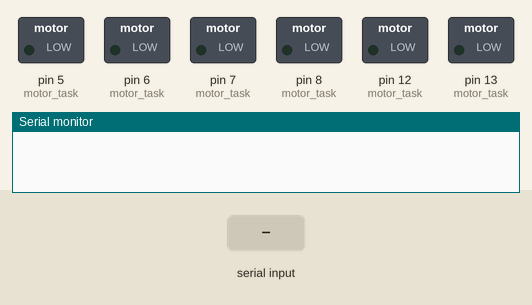
Bench run of a program on a simulated Arduino Uno, built with avr-gcc and run on an emulated ATmega328P. Shown: switched loads named in the program (green lamp = pin HIGH), the last lines printed to the serial monitor. The inputs (shaded band) are chosen by the test bench.

Above: at 0.8 s.
0.9 s: "U" received over the second serial link
At 1.2 s:
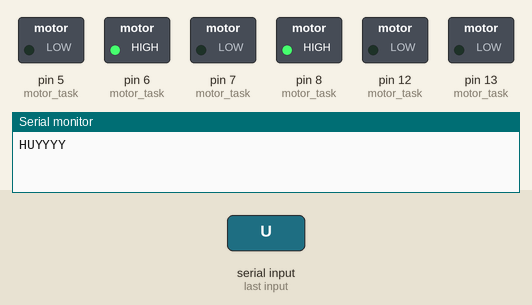
2.4 s: "R" received over the second serial link
At 3.6 s:
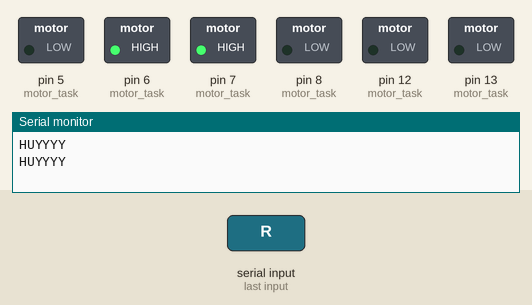
3.9 s: "B" received over the second serial link
At 4.7 s:
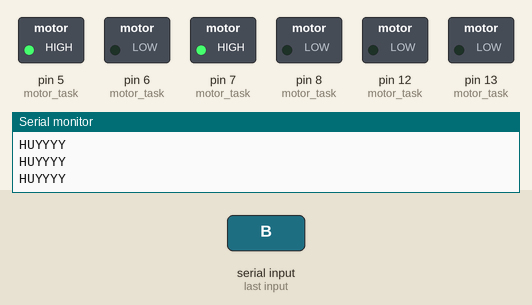
5.4 s: "L" received over the second serial link
At 5.9 s:
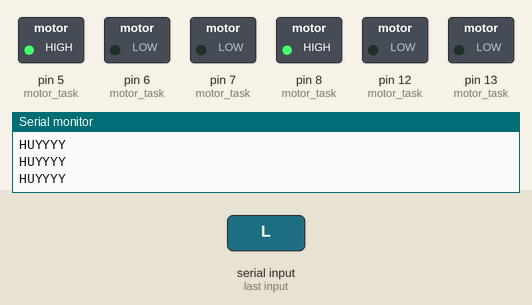
6.9 s: "Q" received over the second serial link
At 8.1 s:
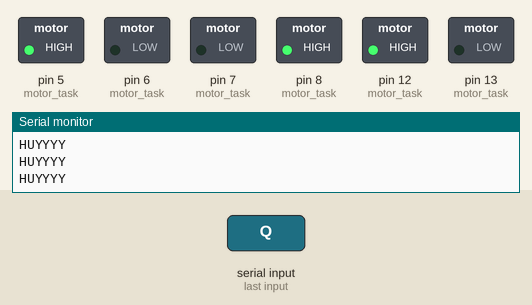
8.4 s: "C" received over the second serial link
At 9.4 s:
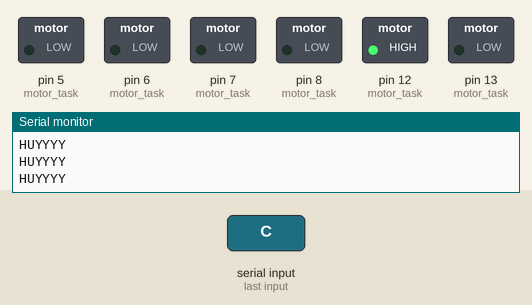
Timing chart, 0 to 10.9 s (numbered marks = the images above; inputs shaded):
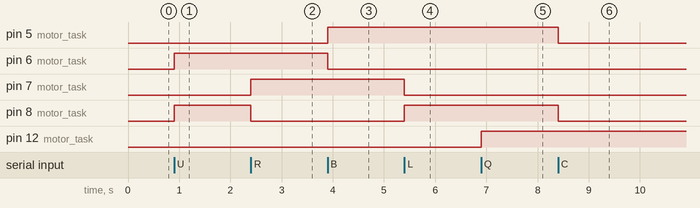

The program:

main.cpp
```cpp
#include <Arduino.h>
#include <Arduino_FreeRTOS.h>
#include <Servo.h>
#include <SoftwareSerial.h>
#include <semphr.h>


SemaphoreHandle_t xSerialSemaphore;

TaskHandle_t pull_handle = NULL;
TaskHandle_t move_handle = NULL;
TaskHandle_t test_pull_handle = NULL;

Servo myservo;

SoftwareSerial BTSerial(10, 11);

typedef enum { STRAIGHT, FORWARD, RIGHT, BACKWARD, LEFT, UP, DOWN,STOP } Direction;

Direction dir;


void btTask(void *pvParameters __attribute__((unused))) {
  while (1) {
    if (BTSerial.available()) {
      int nm = BTSerial.read();
      if(nm=='U') dir=FORWARD;
      else if(nm=='R') dir=RIGHT;
      else if(nm=='B') dir=BACKWARD;
      else if(nm=='L') dir=LEFT;
      else if(nm=='C') dir=STRAIGHT;
      else if(nm=='Q') dir=UP;
      else if(nm=='W') dir=DOWN;
      else if(nm=='E') dir=STOP;


      vTaskNotifyGiveFromISR(move_handle,NULL);

      if(nm=='A' || nm=='a')
        vTaskNotifyGiveFromISR(pull_handle,NULL);
      else
       vTaskNotifyGiveFromISR(move_handle,NULL);;
    }
  }
}

void motor_task(void *pvParameters __attribute__((unused))){
  //Left
  pinMode(8,OUTPUT);
  pinMode(7,OUTPUT);

  //RIGHT
  pinMode(6,OUTPUT);
  pinMode(5,OUTPUT);

  pinMode(13,OUTPUT);
  pinMode(12,OUTPUT);
  for(;;){
    if (ulTaskNotifyTake(pdTRUE, portMAX_DELAY) != 0) {
      Serial.println("HUYYYY");
      if(dir==FORWARD){
        // Serial.println("F");
        digitalWrite(8,HIGH);
        digitalWrite(7,LOW);

        digitalWrite(6,HIGH);
        digitalWrite(5,LOW);
      } else if(dir==RIGHT){
        // Serial.println("R");
        digitalWrite(8,LOW);
        digitalWrite(7,HIGH);

        digitalWrite(6,HIGH);
        digitalWrite(5,LOW);
      } else if(dir==LEFT){
        // Serial.println("L");
        digitalWrite(8,HIGH);
        digitalWrite(7,LOW);

        digitalWrite(6,LOW);
        digitalWrite(5,HIGH);
      } else if(dir==BACKWARD){
        // Serial.println("B");
        digitalWrite(8,LOW);
        digitalWrite(7,HIGH);

        digitalWrite(6,LOW);
        digitalWrite(5,HIGH);
      } else if(dir==STRAIGHT){
        // Serial.println("S");
        digitalWrite(8,LOW);
        digitalWrite(7,LOW);

        digitalWrite(6,LOW);
        digitalWrite(5,LOW);
      } else if(dir==UP){
        digitalWrite(12,HIGH);
        digitalWrite(13,LOW);
      } else if(dir==DOWN){
        digitalWrite(12,LOW);
        digitalWrite(13,HIGH);
      } else if(dir==STOP){
        digitalWrite(12,LOW);
        digitalWrite(13,LOW);
      }
      // vTaskDelay(1000/portTICK_PERIOD_MS);
    }
    }
  // }
}

bool on_pull=false;

void test_pull(void *pvParameters){
  while(1){
  //   myservo.write(360);
  // //   Serial.println("TEST PULL");
  // //     myservo.write(0);   // Rotate clockwise at full speed
  // vTaskDelay(1000/portTICK_PERIOD_MS);        // Rotate for 1 second

  // myservo.write(0);  // Stop the servo
  // vTaskDelay(1000/portTICK_PERIOD_MS);

  // myservo.write(180); // Rotate counterclockwise at full speed
  // vTaskDelay(1000/portTICK_PERIOD_MS);

  // myservo.write(90);  // Stop the servo
    vTaskDelay(1000/portTICK_PERIOD_MS);
  }
}

void pull_task(void *pvParameters __attribute__((unused))) {
  while (1) {
    if (ulTaskNotifyTake(pdTRUE, portMAX_DELAY) != 0) {
      // Serial.println("PLLL");
      on_pull=!on_pull;
      if(on_pull){
          xTaskCreate(test_pull, "test_pull" // A name just for humans
              ,
              128 // This stack size can be checked & adjusted by reading the
                  // Stack Highwater
              ,
              NULL // Parameters for the task
              ,
              2 // Priority, with 3 (configMAX_PRIORITIES - 1) being the
                // highest, and 0 being the lowest.
              ,
              &test_pull_handle);
      } else{
        vTaskDelete(test_pull_handle);
      }
      // angle+=90;
      // myservo.write(angle);
      // if(angle==180){
      //   angle=0;
      // }
      vTaskDelay(1000/portTICK_PERIOD_MS);
  //     Serial.println("pull");
  //       myServo.write(0);   // Rotate clockwise at full speed
  // vTaskDelay(1000);        // Rotate for 1 second

  // myServo.write(90);  // Stop the servo
  // vTaskDelay(1000);        // Pause for 1 second

  // myServo.write(180); // Rotate counterclockwise at full speed
  // vTaskDelay(1000);        // Rotate for 1 second

  // myServo.write(90);  // Stop the servo
  // vTaskDelay(1000);
    }
  }
}

void setup() {
  Serial.begin(9600); // initialize Serial communication

  while (!Serial); // wait for the serial port to open
  BTSerial.begin(9600);

  xTaskCreate(btTask, "bt task" // A name just for humans
              ,
              128 // This stack size can be checked & adjusted by reading the
                  // Stack Highwater
              ,
              NULL // Parameters for the task
              ,
              2 // Priority, with 3 (configMAX_PRIORITIES - 1) being the
                // highest, and 0 being the lowest.
              ,
              NULL);                 // Task Handle
  xTaskCreate(pull_task, "pull_task" // A name just for humans
              ,
              200 // This stack size can be checked & adjusted by reading the
                  // Stack Highwater
              ,
              NULL // Parameters for the task
              ,
              3 // Priority, with 3 (configMAX_PRIORITIES - 1) being the
                // highest, and 0 being the lowest.
              ,
              &pull_handle); // Task Handle
    xTaskCreate(motor_task, "motor_task" // A name just for humans
              ,
              128 // This stack size can be checked & adjusted by reading the
                  // Stack Highwater
              ,
              NULL // Parameters for the task
              ,
              2 // Priority, with 3 (configMAX_PRIORITIES - 1) being the
                // highest, and 0 being the lowest.
              ,
              &move_handle); // Task Handle
              vTaskStartScheduler();
  // servo_init();
  digitalWrite(8,HIGH);
  digitalWrite(7,LOW);
  // put your setup code here, to run once:
}


void loop() {
}

// put function definitions here:
int myFunction(int x, int y) { return x + y; }
```

Measured:
- after the input at 0.9 s, pin 6 (motor_task), pin 8 (motor_task): LOW → HIGH at once
- after the input at 2.4 s, pin 7 (motor_task): LOW → HIGH at once; pin 8 (motor_task): HIGH → LOW at once
- after the input at 3.9 s, pin 5 (motor_task): LOW → HIGH at once; pin 6 (motor_task): HIGH → LOW at once
- after the input at 5.4 s, pin 7 (motor_task): HIGH → LOW at once; pin 8 (motor_task): LOW → HIGH at once
- after the input at 6.9 s, pin 12 (motor_task): LOW → HIGH at once
- after the input at 8.4 s, pin 5 (motor_task), pin 8 (motor_task): HIGH → LOW at once
